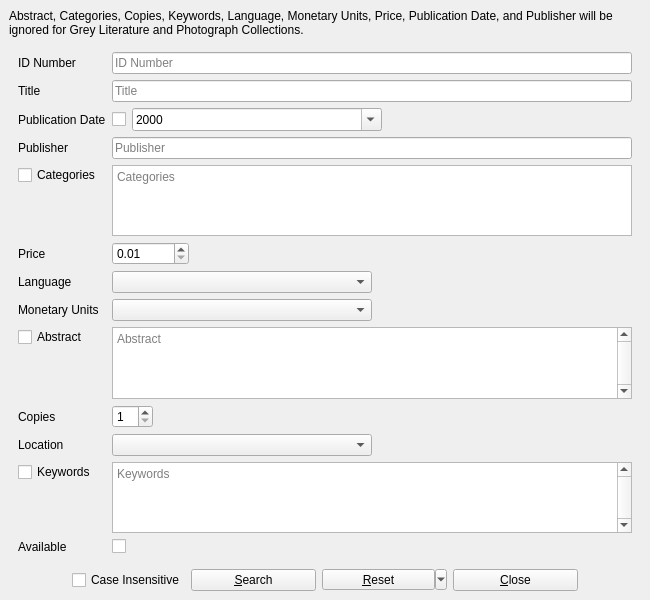
<?xml version="1.0" encoding="UTF-8"?>
<ui version="4.0">
 <class>allDialog</class>
 <widget class="QMainWindow" name="allDialog">
  <property name="geometry">
   <rect>
    <x>0</x>
    <y>0</y>
    <width>650</width>
    <height>600</height>
   </rect>
  </property>
  <property name="windowTitle">
   <string>BiblioteQ: General Database Search</string>
  </property>
  <property name="windowIcon">
   <iconset resource="../Icons/icons.qrc">
    <normaloff>:/book.png</normaloff>:/book.png</iconset>
  </property>
  <widget class="QWidget" name="centralwidget">
   <layout class="QVBoxLayout">
    <item>
     <widget class="QLabel" name="photograph_reminder_label">
      <property name="text">
       <string>&lt;html&gt;&lt;head/&gt;&lt;body&gt;&lt;p&gt;Abstract, Categories, Copies, Keywords, Language, Monetary Units, Price, Publication Date, and Publisher will be ignored for Grey Literature and Photograph Collections.&lt;/p&gt;&lt;/body&gt;&lt;/html&gt;</string>
      </property>
      <property name="wordWrap">
       <bool>true</bool>
      </property>
     </widget>
    </item>
    <item>
     <widget class="QScrollArea" name="scrollArea">
      <property name="frameShape">
       <enum>QFrame::NoFrame</enum>
      </property>
      <property name="widgetResizable">
       <bool>true</bool>
      </property>
      <widget class="QWidget" name="scrollAreaWidgetContents_2">
       <property name="geometry">
        <rect>
         <x>0</x>
         <y>0</y>
         <width>617</width>
         <height>663</height>
        </rect>
       </property>
       <layout class="QVBoxLayout" name="verticalLayout">
        <property name="spacing">
         <number>0</number>
        </property>
        <property name="leftMargin">
         <number>0</number>
        </property>
        <property name="topMargin">
         <number>0</number>
        </property>
        <property name="rightMargin">
         <number>0</number>
        </property>
        <property name="bottomMargin">
         <number>0</number>
        </property>
        <item>
         <widget class="QFrame" name="frame">
          <layout class="QFormLayout" name="formLayout">
           <property name="fieldGrowthPolicy">
            <enum>QFormLayout::AllNonFixedFieldsGrow</enum>
           </property>
           <item row="0" column="0">
            <widget class="QLabel" name="label">
             <property name="text">
              <string>ID Number</string>
             </property>
            </widget>
           </item>
           <item row="0" column="1">
            <widget class="QLineEdit" name="idnumber">
             <property name="placeholderText">
              <string>ID Number</string>
             </property>
            </widget>
           </item>
           <item row="1" column="0">
            <widget class="QLabel" name="label_2">
             <property name="text">
              <string>Title</string>
             </property>
            </widget>
           </item>
           <item row="1" column="1">
            <widget class="QLineEdit" name="title">
             <property name="placeholderText">
              <string>Title</string>
             </property>
            </widget>
           </item>
           <item row="2" column="0">
            <widget class="QLabel" name="label_13">
             <property name="text">
              <string>Publication Date</string>
             </property>
            </widget>
           </item>
           <item row="2" column="1">
            <layout class="QHBoxLayout">
             <item>
              <widget class="QCheckBox" name="publication_date_enabled">
               <property name="toolTip">
                <string>&lt;html&gt;&lt;head/&gt;&lt;body&gt;&lt;p&gt;Include the Publication Date in the search query.&lt;/p&gt;&lt;/body&gt;&lt;/html&gt;</string>
               </property>
               <property name="text">
                <string/>
               </property>
              </widget>
             </item>
             <item>
              <widget class="QDateEdit" name="publication_date">
               <property name="sizePolicy">
                <sizepolicy hsizetype="Expanding" vsizetype="Fixed">
                 <horstretch>0</horstretch>
                 <verstretch>0</verstretch>
                </sizepolicy>
               </property>
               <property name="displayFormat">
                <string>yyyy</string>
               </property>
               <property name="calendarPopup">
                <bool>true</bool>
               </property>
              </widget>
             </item>
             <item>
              <spacer>
               <property name="orientation">
                <enum>Qt::Horizontal</enum>
               </property>
               <property name="sizeHint" stdset="0">
                <size>
                 <width>40</width>
                 <height>20</height>
                </size>
               </property>
              </spacer>
             </item>
            </layout>
           </item>
           <item row="3" column="0">
            <widget class="QLabel" name="label_14">
             <property name="text">
              <string>Publisher</string>
             </property>
            </widget>
           </item>
           <item row="3" column="1">
            <widget class="QLineEdit" name="publisher">
             <property name="placeholderText">
              <string>Publisher</string>
             </property>
            </widget>
           </item>
           <item row="4" column="0">
            <widget class="QCheckBox" name="categories_checkbox">
             <property name="toolTip">
              <string>&lt;html&gt;&lt;head/&gt;&lt;body&gt;&lt;p&gt;If checked, an OR-query is generated from the provided tokens. Please separate the tokens using space characters.&lt;/p&gt;&lt;/body&gt;&lt;/html&gt;</string>
             </property>
             <property name="text">
              <string>Categories</string>
             </property>
            </widget>
           </item>
           <item row="4" column="1">
            <widget class="QTextEdit" name="category">
             <property name="tabChangesFocus">
              <bool>true</bool>
             </property>
             <property name="textInteractionFlags">
              <set>Qt::TextEditorInteraction</set>
             </property>
             <property name="placeholderText">
              <string>Categories</string>
             </property>
            </widget>
           </item>
           <item row="5" column="0">
            <widget class="QLabel" name="label_16">
             <property name="text">
              <string>Price</string>
             </property>
            </widget>
           </item>
           <item row="5" column="1">
            <widget class="QDoubleSpinBox" name="price">
             <property name="sizePolicy">
              <sizepolicy hsizetype="Fixed" vsizetype="Fixed">
               <horstretch>0</horstretch>
               <verstretch>0</verstretch>
              </sizepolicy>
             </property>
             <property name="minimum">
              <double>0.010000000000000</double>
             </property>
             <property name="maximum">
              <double>10000.000000000000000</double>
             </property>
             <property name="singleStep">
              <double>0.010000000000000</double>
             </property>
             <property name="value">
              <double>0.010000000000000</double>
             </property>
            </widget>
           </item>
           <item row="6" column="0">
            <widget class="QLabel" name="label_3">
             <property name="text">
              <string>Language</string>
             </property>
            </widget>
           </item>
           <item row="6" column="1">
            <layout class="QGridLayout">
             <item row="0" column="0">
              <widget class="QComboBox" name="language">
               <property name="sizePolicy">
                <sizepolicy hsizetype="Expanding" vsizetype="Fixed">
                 <horstretch>0</horstretch>
                 <verstretch>0</verstretch>
                </sizepolicy>
               </property>
               <property name="sizeAdjustPolicy">
                <enum>QComboBox::AdjustToContents</enum>
               </property>
              </widget>
             </item>
             <item row="0" column="2">
              <spacer>
               <property name="orientation">
                <enum>Qt::Horizontal</enum>
               </property>
               <property name="sizeHint" stdset="0">
                <size>
                 <width>40</width>
                 <height>20</height>
                </size>
               </property>
              </spacer>
             </item>
            </layout>
           </item>
           <item row="7" column="0">
            <widget class="QLabel" name="label_4">
             <property name="text">
              <string>Monetary Units</string>
             </property>
            </widget>
           </item>
           <item row="8" column="0">
            <widget class="QCheckBox" name="abstract_checkbox">
             <property name="toolTip">
              <string>&lt;html&gt;&lt;head/&gt;&lt;body&gt;&lt;p&gt;If checked, an OR-query is generated from the provided tokens. Please separate the tokens using space characters.&lt;/p&gt;&lt;/body&gt;&lt;/html&gt;</string>
             </property>
             <property name="text">
              <string>Abstract</string>
             </property>
            </widget>
           </item>
           <item row="8" column="1">
            <widget class="QTextEdit" name="description">
             <property name="verticalScrollBarPolicy">
              <enum>Qt::ScrollBarAlwaysOn</enum>
             </property>
             <property name="tabChangesFocus">
              <bool>true</bool>
             </property>
             <property name="acceptRichText">
              <bool>false</bool>
             </property>
             <property name="placeholderText">
              <string>Abstract</string>
             </property>
            </widget>
           </item>
           <item row="9" column="0">
            <widget class="QLabel" name="label_8">
             <property name="text">
              <string>Copies</string>
             </property>
            </widget>
           </item>
           <item row="9" column="1">
            <layout class="QHBoxLayout">
             <item>
              <widget class="QSpinBox" name="quantity">
               <property name="minimum">
                <number>1</number>
               </property>
               <property name="value">
                <number>1</number>
               </property>
              </widget>
             </item>
             <item>
              <spacer>
               <property name="orientation">
                <enum>Qt::Horizontal</enum>
               </property>
               <property name="sizeHint" stdset="0">
                <size>
                 <width>40</width>
                 <height>20</height>
                </size>
               </property>
              </spacer>
             </item>
            </layout>
           </item>
           <item row="10" column="0">
            <widget class="QLabel" name="label_10">
             <property name="text">
              <string>Location</string>
             </property>
            </widget>
           </item>
           <item row="10" column="1">
            <layout class="QHBoxLayout">
             <item>
              <widget class="QComboBox" name="location">
               <property name="sizePolicy">
                <sizepolicy hsizetype="Expanding" vsizetype="Fixed">
                 <horstretch>0</horstretch>
                 <verstretch>0</verstretch>
                </sizepolicy>
               </property>
               <property name="sizeAdjustPolicy">
                <enum>QComboBox::AdjustToContents</enum>
               </property>
              </widget>
             </item>
             <item>
              <spacer>
               <property name="orientation">
                <enum>Qt::Horizontal</enum>
               </property>
               <property name="sizeHint" stdset="0">
                <size>
                 <width>40</width>
                 <height>20</height>
                </size>
               </property>
              </spacer>
             </item>
            </layout>
           </item>
           <item row="11" column="0">
            <widget class="QCheckBox" name="keywords_checkbox">
             <property name="toolTip">
              <string>&lt;html&gt;&lt;head/&gt;&lt;body&gt;&lt;p&gt;If checked, an OR-query is generated from the provided tokens. Please separate the tokens using space characters.&lt;/p&gt;&lt;/body&gt;&lt;/html&gt;</string>
             </property>
             <property name="text">
              <string>Keywords</string>
             </property>
            </widget>
           </item>
           <item row="11" column="1">
            <widget class="QTextEdit" name="keyword">
             <property name="verticalScrollBarPolicy">
              <enum>Qt::ScrollBarAlwaysOn</enum>
             </property>
             <property name="tabChangesFocus">
              <bool>true</bool>
             </property>
             <property name="acceptRichText">
              <bool>false</bool>
             </property>
             <property name="placeholderText">
              <string>Keywords</string>
             </property>
            </widget>
           </item>
           <item row="12" column="0">
            <widget class="QLabel" name="label_6">
             <property name="text">
              <string>Available</string>
             </property>
            </widget>
           </item>
           <item row="12" column="1">
            <widget class="QCheckBox" name="available"/>
           </item>
           <item row="7" column="1">
            <layout class="QHBoxLayout" name="horizontalLayout_2">
             <item>
              <widget class="QComboBox" name="monetary_units">
               <property name="sizePolicy">
                <sizepolicy hsizetype="Expanding" vsizetype="Fixed">
                 <horstretch>0</horstretch>
                 <verstretch>0</verstretch>
                </sizepolicy>
               </property>
               <property name="sizeAdjustPolicy">
                <enum>QComboBox::AdjustToContents</enum>
               </property>
              </widget>
             </item>
             <item>
              <spacer name="horizontalSpacer">
               <property name="orientation">
                <enum>Qt::Horizontal</enum>
               </property>
               <property name="sizeHint" stdset="0">
                <size>
                 <width>40</width>
                 <height>20</height>
                </size>
               </property>
              </spacer>
             </item>
            </layout>
           </item>
          </layout>
         </widget>
        </item>
       </layout>
      </widget>
     </widget>
    </item>
    <item>
     <layout class="QHBoxLayout">
      <item>
       <spacer>
        <property name="orientation">
         <enum>Qt::Horizontal</enum>
        </property>
        <property name="sizeHint" stdset="0">
         <size>
          <width>40</width>
          <height>20</height>
         </size>
        </property>
       </spacer>
      </item>
      <item>
       <widget class="QCheckBox" name="caseinsensitive">
        <property name="toolTip">
         <string>Setting is retained for future sessions.</string>
        </property>
        <property name="text">
         <string>Case Insensitive</string>
        </property>
       </widget>
      </item>
      <item>
       <widget class="QPushButton" name="okButton">
        <property name="minimumSize">
         <size>
          <width>125</width>
          <height>0</height>
         </size>
        </property>
        <property name="text">
         <string>&amp;Search</string>
        </property>
        <property name="icon">
         <iconset resource="../Icons/icons.qrc">
          <normaloff>:/16x16/ok.png</normaloff>:/16x16/ok.png</iconset>
        </property>
        <property name="shortcut">
         <string>Ctrl+S</string>
        </property>
       </widget>
      </item>
      <item>
       <widget class="QToolButton" name="resetButton">
        <property name="minimumSize">
         <size>
          <width>125</width>
          <height>0</height>
         </size>
        </property>
        <property name="text">
         <string>&amp;Reset</string>
        </property>
        <property name="popupMode">
         <enum>QToolButton::MenuButtonPopup</enum>
        </property>
       </widget>
      </item>
      <item>
       <widget class="QPushButton" name="cancelButton">
        <property name="minimumSize">
         <size>
          <width>125</width>
          <height>0</height>
         </size>
        </property>
        <property name="text">
         <string>&amp;Close</string>
        </property>
        <property name="icon">
         <iconset resource="../Icons/icons.qrc">
          <normaloff>:/16x16/cancel.png</normaloff>:/16x16/cancel.png</iconset>
        </property>
        <property name="shortcut">
         <string>Ctrl+W</string>
        </property>
       </widget>
      </item>
      <item>
       <spacer>
        <property name="orientation">
         <enum>Qt::Horizontal</enum>
        </property>
        <property name="sizeHint" stdset="0">
         <size>
          <width>40</width>
          <height>20</height>
         </size>
        </property>
       </spacer>
      </item>
     </layout>
    </item>
   </layout>
  </widget>
 </widget>
 <tabstops>
  <tabstop>scrollArea</tabstop>
  <tabstop>idnumber</tabstop>
  <tabstop>title</tabstop>
  <tabstop>publication_date_enabled</tabstop>
  <tabstop>publication_date</tabstop>
  <tabstop>publisher</tabstop>
  <tabstop>categories_checkbox</tabstop>
  <tabstop>category</tabstop>
  <tabstop>price</tabstop>
  <tabstop>language</tabstop>
  <tabstop>monetary_units</tabstop>
  <tabstop>abstract_checkbox</tabstop>
  <tabstop>description</tabstop>
  <tabstop>quantity</tabstop>
  <tabstop>location</tabstop>
  <tabstop>keywords_checkbox</tabstop>
  <tabstop>keyword</tabstop>
  <tabstop>available</tabstop>
  <tabstop>caseinsensitive</tabstop>
  <tabstop>okButton</tabstop>
  <tabstop>resetButton</tabstop>
  <tabstop>cancelButton</tabstop>
 </tabstops>
 <resources>
  <include location="../Icons/icons.qrc"/>
 </resources>
 <connections/>
</ui>
